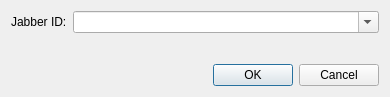
<ui version="4.0" >
 <class>StartChatDialog</class>
 <widget class="QDialog" name="StartChatDialog" >
  <property name="geometry" >
   <rect>
    <x>0</x>
    <y>0</y>
    <width>390</width>
    <height>97</height>
   </rect>
  </property>
  <property name="windowTitle" >
   <string>Start chat</string>
  </property>
  <layout class="QGridLayout" >
   <item row="3" column="0" colspan="2" >
    <widget class="QDialogButtonBox" name="buttonBox" >
     <property name="orientation" >
      <enum>Qt::Horizontal</enum>
     </property>
     <property name="standardButtons" >
      <set>QDialogButtonBox::Cancel|QDialogButtonBox::NoButton|QDialogButtonBox::Ok</set>
     </property>
    </widget>
   </item>
   <item rowspan="2" row="0" column="0" colspan="2" >
    <layout class="QHBoxLayout" >
     <item>
      <widget class="QLabel" name="label" >
       <property name="sizePolicy" >
        <sizepolicy vsizetype="Minimum" hsizetype="Minimum" >
         <horstretch>0</horstretch>
         <verstretch>0</verstretch>
        </sizepolicy>
       </property>
       <property name="text" >
        <string>Jabber ID:</string>
       </property>
      </widget>
     </item>
     <item>
      <widget class="QComboBox" name="comboBox" >
       <property name="sizePolicy" >
        <sizepolicy vsizetype="Fixed" hsizetype="MinimumExpanding" >
         <horstretch>0</horstretch>
         <verstretch>0</verstretch>
        </sizepolicy>
       </property>
       <property name="editable" >
        <bool>true</bool>
       </property>
      </widget>
     </item>
    </layout>
   </item>
   <item row="2" column="0" >
    <spacer>
     <property name="orientation" >
      <enum>Qt::Vertical</enum>
     </property>
     <property name="sizeHint" >
      <size>
       <width>20</width>
       <height>40</height>
      </size>
     </property>
    </spacer>
   </item>
  </layout>
 </widget>
 <resources/>
 <connections>
  <connection>
   <sender>buttonBox</sender>
   <signal>accepted()</signal>
   <receiver>StartChatDialog</receiver>
   <slot>accept()</slot>
   <hints>
    <hint type="sourcelabel" >
     <x>248</x>
     <y>254</y>
    </hint>
    <hint type="destinationlabel" >
     <x>157</x>
     <y>274</y>
    </hint>
   </hints>
  </connection>
  <connection>
   <sender>buttonBox</sender>
   <signal>rejected()</signal>
   <receiver>StartChatDialog</receiver>
   <slot>reject()</slot>
   <hints>
    <hint type="sourcelabel" >
     <x>316</x>
     <y>260</y>
    </hint>
    <hint type="destinationlabel" >
     <x>286</x>
     <y>274</y>
    </hint>
   </hints>
  </connection>
 </connections>
</ui>
